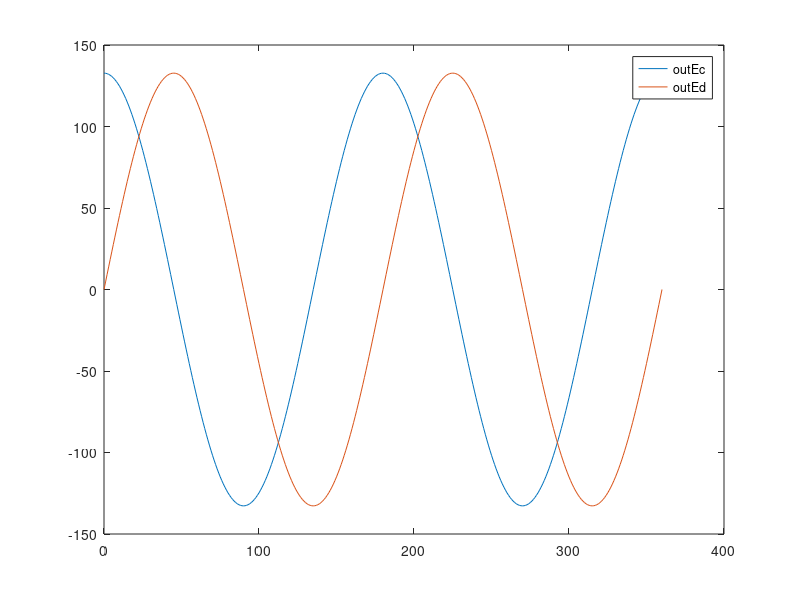
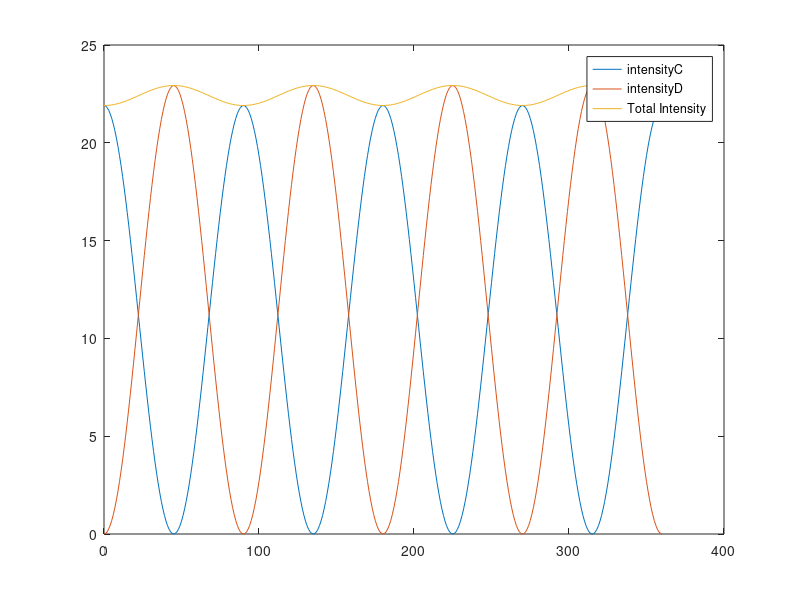
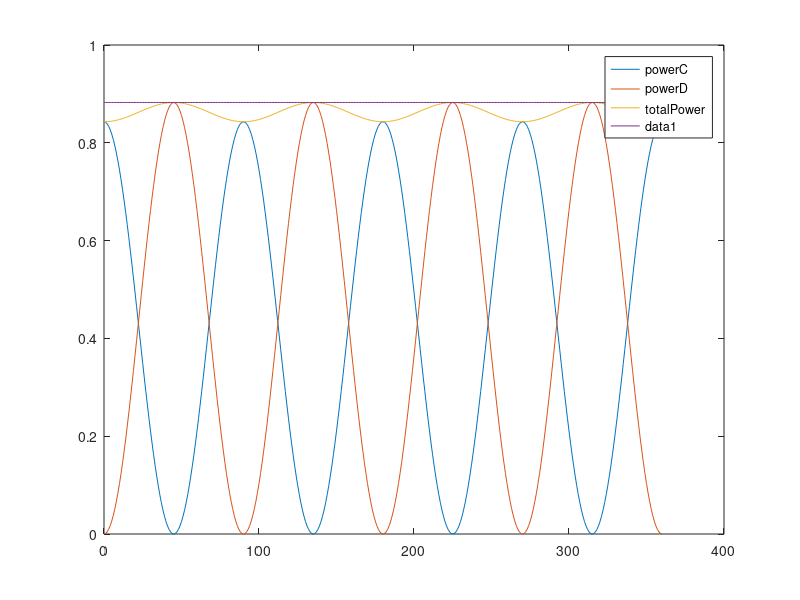
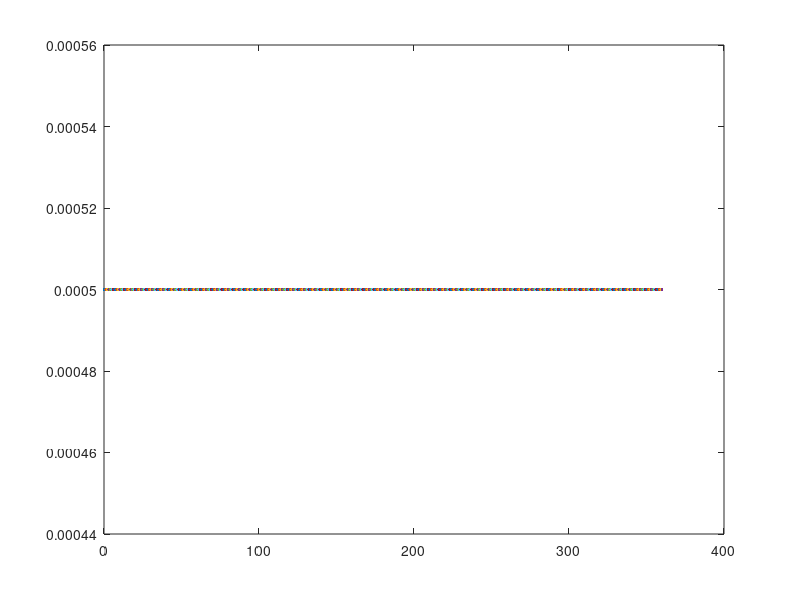

Here is the MATLAB script that generated these plots, in order:
clc
clear all
close all

%% Ez and Ey

theta =[0:1:360];     % adjust division accodring to servo motor

% initial laser values
Ez=0;
Ey=132.742;

outC = Ey.*(cosd(theta).^2 - sind(theta).^2) +2.*Ez.*cosd(theta).*sind(theta);
outD = 2.*Ey.*cosd(theta).*sind(theta) - Ez.*(cosd(theta).^2 - sind(theta).^2);

figure
plot(theta, outC, theta, outD)
legend('outEc','outEd')

%% Intensity of both Ey and Ez

cubeP_trans = 0.9554;
halfWave_trans = 0.9804996;
impedance = 376.7303;

intensityC = cubeP_trans .* halfWave_trans .* outC.^2 ./ (2.*impedance);
intensityD =  halfWave_trans .* outD.^2 ./ (2.*impedance); %ignore s-trans too small

figure
plot(theta, intensityC, theta, intensityD,theta, intensityC+intensityD)
legend('intensityC','intensityD','Total Intensity') % FIND THIS FORMULA

%% Power of both Ey and Ez

area = pi*(3.5e-3)^2;

powerC = intensityC.*area;
powerD = intensityD.*area;

figure
plot(theta, powerC*1000, theta, powerD*1000, theta, (powerC+powerD)*1000)
legend('powerC','powerD','totalPower')
hold on
plot(theta, ((powerC/cubeP_trans)+powerD)*1000)

%% theory powr eqn testing

% theta=45;
PowerNew= area.*halfWave_trans ./(2.*impedance) .* (cubeP_trans.*Ey.^2.*(cosd(theta).^2 -sind(theta).^2).^2 + (2.*Ey.*cosd(theta).*sind(theta)).^2);
% PowerNew = area .*halfWave_trans./(2.*impedance) .*(cubeP_trans.*outC.^2 + outD.^2);


% keep Pc as 10

Pd=0.5e-3;
Pc = PowerNew-Pd

figure
plot(theta, Pd)